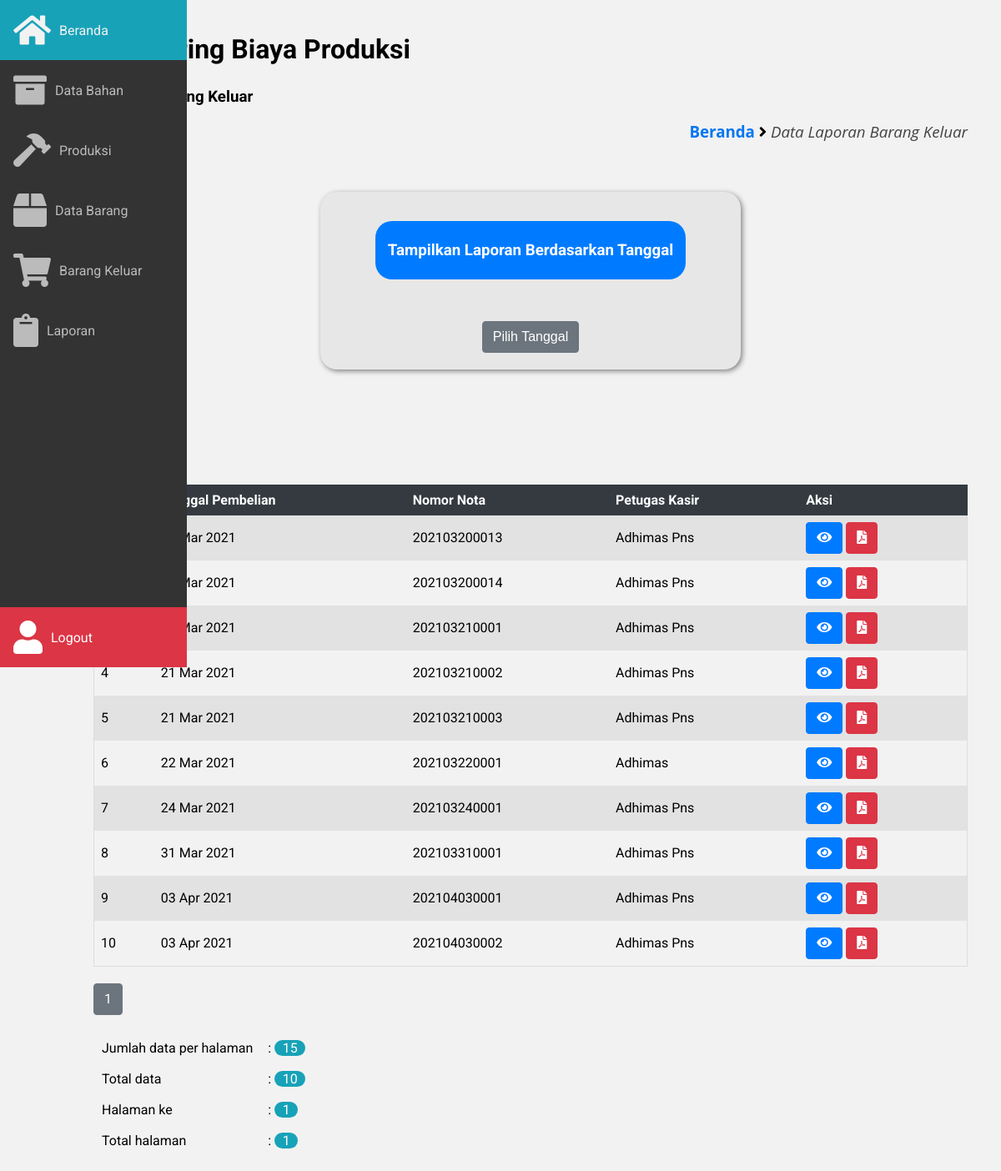
/frontend/laporan/index.php (signed in), run on the app's committed database.
### tables this page shows
CREATE TABLE `laporan_brg_keluar` (
  `id_laporan` int(11) NOT NULL,
  `tgl_laporan` date NOT NULL,
  `nomor_transaksi` varchar(20) NOT NULL,
  `omzet` int(20) NOT NULL,
  `petugas_kasir` varchar(50) NOT NULL,
  `ket_laporan` text NOT NULL
);

### frontend/laporan/index.php (the view, shortened to what this page needs)
<!DOCTYPE html>
<html lang="pt-BR">
	<head>
		<link rel="stylesheet" href="https://pro.fontawesome.com/releases/v5.10.0/css/all.css"/>
		<link
			rel="stylesheet"
			href="https://cdn.materialdesignicons.com/4.9.95/css/materialdesignicons.min.css"
		/>
		<link rel="stylesheet" href="../../assets/css/main.css" />
		<link rel="stylesheet" href="../../assets/css/style.css" />
		<link rel="stylesheet" href="../../assets/css/sidebar.css" />
	</head>
	<body>
	<?php
		include '../../database/koneksi.php';
		include '../../frontend/layout/sidebar.php';
	?>
		<main class="main">
			<section>
				<h2>Monitoring Biaya Produksi</h2>
				<h3>Laporan Barang Keluar</h3>
				<div class="breadcrumb">
          <h3>
						<a href="../../beranda.php?page=beranda">Beranda</a> <i class="fa fa-angle-right"></i>
						<span class="akhir-link-breadcrumb">Data Laporan Barang Keluar</span>
					</h3>
				</div>
				<div class="container margin-bottom-100">
					<div class="baris baris-tengah">
            <div class="kolom-50">
              <div class="box-konten-radius padding-20 backgorund-e7">
                <center>
                  <div class="box-header-radius-80 background-biru teks-putih margin-bottom-50">
                    <h3>Tampilkan Laporan Berdasarkan Tanggal</h3>
                  </div>
                </center>
                <center>
                  <button id="myBtn" class="tmbl tmbl-abu-abu">Pilih Tanggal</button>
                </center>
              </div>
            </div>
            <div class="kolom-100 margin-top-50">
              <a target="blank" href="cetak_excel.php" class="tmbl tmbl-hijau margin-20-0">
              <i class="fa fa-file-excel"></i>
              </a>
              <div class="table-box">
                <table class="table-responsive">
                  <tr class="thead-dark">
                    <th>No</th>
                    <th>Tanggal Pembelian</th>
                    <th>Nomor Nota</th>
                    <th>Petugas Kasir</th>
                    <th>Aksi</th>
                  </tr>
                  <?php
										$halaman = 15;
										$page    = isset($_GET["halaman"]) ? (int)$_GET["halaman"] :1;
										$result  = mysqli_query($host, "SELECT * FROM laporan_brg_keluar");
										$total   = mysqli_num_rows($result);
										$pages   = ceil($total/$halaman);
                    $no                 = 1;
                    $sqlSelectLaporan   = "SELECT * FROM laporan_brg_keluar";
                    $querySelectLaporan = mysqli_query($host, $sqlSelectLaporan);
                    while ($dataLaporan = mysqli_fetch_assoc($querySelectLaporan)) {
                  ?>
                  <tr>
                    <td><?= $no++ ?></td>
                    <td><?= date('d M Y', strtotime($dataLaporan['tgl_laporan']))  ?></td>
                    <td><?= $dataLaporan['nomor_transaksi'] ?></td>
                    <td><?= $dataLaporan['petugas_kasir'] ?></td>
                    <td>
                      <a href="detail_laporan.php?Tr=<?= $dataLaporan['nomor_transaksi'] ?>&page=laporan" class="tmbl tmbl-biru">
                        <i class="fa fa-eye"></i>
                      </a>
                      <a target="blank" href="cetak_nota.php?Tr=<?php echo $dataLaporan['nomor_transaksi']?>" class="tmbl tmbl-merah">
                        <i class="fa fa-file-pdf"></i>
                      </a>
                    </td>
                  </tr>
                  <?php } ?>
                </table>
              </div>
              <div class="penomoran">
								<?php
									for ($i=1; $i <= $pages ; $i++) {
								?>
									<a href="?halaman=<?php echo $i; ?>&page=laporan" class="tmbl tmbl-abu-abu margin-20-0">
                    <?php echo $i; ?>
                  </a>
								<?php
									}
								?>
								<table style="margin-bottom: 50px;">
									<tr>
										<td>Jumlah data per halaman </td>
										<td>
											: <span class="lencana-radius lencana-info"><?php echo $halaman; ?></span>
										</td>
									</tr>
									<tr>
										<td>Total data</td>
										<td> : <span class="lencana-radius lencana-info"><?php echo $total; ?></span> </td>
									</tr>
									<tr>
										<td>Halaman ke</td>
										<td> : <span class="lencana-radius lencana-info"><?php echo $page; ?></span> </td>
									</tr>
									<tr>
										<td>Total halaman</td>
										<td> : <span class="lencana-radius lencana-info"><?php echo $pages; ?></span> </td>
									</tr>
								</table>
							</div>
            </div>
          </div>
				</div>
      </section>
		</main>
	</body>
</html>

### frontend/layout/sidebar.php (shortened to what this page needs)
<aside class="sidebar">
	<nav>
		<ul class="sidebar__nav">
			<li>
				<a href="/Monitoring/beranda.php?page=beranda" class="sidebar__nav__link <?php if($_GET['page'] == 'beranda'){  ?>sidebar-active <?php }?>">
					<i class="fa fa-home"></i>
				</a>
			</li>
			<li>
				<a href="/Monitoring/frontend/bahan/index.php?page=bahan" class="sidebar__nav__link <?php if($_GET['page'] == 'bahan'){  ?>sidebar-active <?php } ?>">
					<i class="fas fa-archive"></i>
				</a>
			</li>
			<li>
				<a href="/Monitoring/frontend/produksi/index.php?page=produksi" class="sidebar__nav__link <?php if($_GET['page'] == 'produksi'){  ?>sidebar-active <?php } ?>">
					<i class="fas fa-hammer"></i>
				</a>
			</li>
			<li>
				<a href="/Monitoring/frontend/data_barang/index.php?page=databarang" class="sidebar__nav__link <?php if($_GET['page'] == 'databarang'){  ?>sidebar-active <?php } ?>">
					<i class="fas fa-box"></i>
				</a>
			</li>
			<li>
				<a href="/Monitoring/frontend/barang_keluar/index.php?page=barangkeluar" class="sidebar__nav__link <?php if($_GET['page'] == 'barangkeluar'){  ?>sidebar-active <?php } ?>">
					<i class="fas fa-shopping-cart"></i>
				</a>
			</li>
			<li>
				<a href="/Monitoring/frontend/laporan/index.php?page=laporan" class="sidebar__nav__link <?php if($_GET['page'] == 'laporan'){  ?>sidebar-active <?php } ?>">
					<i class="fas fa-clipboard"></i>
				</a>
			</li>
			<li>
				<a onclick="return confirm('Anda yakin ingin logout ?')" href="/Monitoring/backend/login/logout.php" class="sidebar__nav__link link-lgout">
					<i class="fas fa-user"></i>
				</a>
			</li>
		</ul>
	</nav>
</aside>

### assets/css/main.css (style rules this page uses)
:root { --sidebar-width: 4.5em; }
body { margin: 0; padding: 0; font-family: 'Roboto'; }
* { outline: none; box-sizing: border-box; }
.main { margin-left: auto; margin-right: auto; max-width: 100%; padding: 1.5em 1.5em; }
.main h2 { font-size: 2em; margin-top: 0px; }
@media (min-width: 572px) { .main { margin-left: var(--sidebar-width); } }
@media (min-width: 992px) { .main { padding: 2.5em; } }

### assets/css/style.css (style rules this page uses)
body { background-color: #f2f2f2; }
.breadcrumb { text-align: right; font-family: open sans; margin-bottom: 50px; }
.akhir-link-breadcrumb { font-weight: 400; font-style: italic; color: #444; }
.breadcrumb a { color: #0376f0; }
.table-box { overflow-x:auto !important; }
.table-responsive { border-collapse: collapse; border-spacing: 0; width: 100%; border: 1px solid #ddd; }
.table-responsive .thead-dark { background-color: #343a40 !important; border: 1px solid #343a40; color: #ffffff; }
.table-responsive, th, td { text-align: left; padding: 8px; }
.table-responsive tr:nth-child(even) { background-color: #e2e2e2 !important }
.tmbl { display: inline-block; font-weight: 400; color: #212529; text-align: center; vertical-align: middle; cursor: pointer; -webkit-user-select: none; -moz-user-select: none; -ms-user-select: none; user-select: none; background-color: transparent; border: 1px solid transparent; padding: 0.375rem 0.75rem; font-size: 1rem; line-height: 1.5; border-radius: 0.25rem; transition: color 0.15s ease-in-out, background-color 0.15s ease-in-out, border-color 0.15s ease-in-out, box-shadow 0.15s ease-in-out; }
.tmbl-biru { color: #fff; background-color: #007bff; border-color: #007bff; }
.tmbl-hijau { color: #fff; background-color: #28a745; border-color: #28a745; }
.tmbl-abu-abu { color: #fff; background-color: #6c757d; border-color: #6c757d; }
.tmbl-merah { color: #fff; background-color: #dc3545; border-color: #dc3545; }
.background-biru { background-color: #007bff !important; }
.backgorund-e7 { background-color: #e7e7e7 !important; }
.teks-putih { color: #ffffff !important; }
.lencana-info { color: #fff; background-color: #17a2b8; }
.lencana-radius { padding-right: 0.6em; padding-left: 0.6em; border-radius: 10rem; }
.box-konten-radius { width: 100%; height: auto; border-radius: 20px; overflow: hidden; box-shadow: 2px 2px 6px grey; }
.box-header-radius-80 { width: 80%; margin-top: 15px; background-color: white; border-radius: 20px; padding: 5px; }
a { text-decoration: none; }
.container { width: 100%; padding-right: 15px; padding-left: 15px; margin-right: auto; margin-left: auto; }
.baris { display: -ms-flexbox; display: flex; -ms-flex-wrap: wrap; flex-wrap: wrap; margin-right: -15px; margin-left: -15px; }
.baris-tengah { -ms-flex-pack: center !important; justify-content: center !important; }
.margin-20-0 { margin: 20px 0; }
.margin-bottom-100 { margin-bottom: 100px !important; }
.margin-top-50 { margin-top: 50px !important; }
.margin-bottom-50 { margin-bottom: 50px !important; }
.padding-20 { padding: 20px !important; }
@media screen and (min-width: 400px) { .container { max-width: 400px; } }
@media screen and (min-width: 400px) { .kolom-100 { width: 100% !important; } }
@media screen and (min-width: 400px) { .kolom-50 { padding: 10px; width: 100% !important; } }
@media screen and (min-width: 400px) { .margin-bottom-50 { margin-bottom: 50px !important; } }
@media (min-width: 576px) { .container { max-width: 540px; } }
@media (min-width: 768px) { .container { max-width: 720px; } }
@media (min-width: 992px) { .container { max-width: 960px; } }
@media (min-width: 1200px) { .container { max-width: 1140px; } }
@media (min-width: 1200px) { .kolom-100 { width: 100% !important; } }
@media (min-width: 1200px) { .kolom-50 { padding: 10px; width: 50% !important; } }

### data on the page
laporan_brg_keluar: tgl_laporan "20 Mar 2021", nomor_transaksi "202103200013", petugas_kasir "Adhimas Pns"
laporan_brg_keluar: tgl_laporan "20 Mar 2021", nomor_transaksi "202103200014", petugas_kasir "Adhimas Pns"
laporan_brg_keluar: tgl_laporan "21 Mar 2021", nomor_transaksi "202103210001", petugas_kasir "Adhimas Pns"
laporan_brg_keluar: tgl_laporan "21 Mar 2021", nomor_transaksi "202103210002", petugas_kasir "Adhimas Pns"
laporan_brg_keluar: tgl_laporan "21 Mar 2021", nomor_transaksi "202103210003", petugas_kasir "Adhimas Pns"
laporan_brg_keluar: tgl_laporan "22 Mar 2021", nomor_transaksi "202103220001", petugas_kasir "Adhimas"
laporan_brg_keluar: tgl_laporan "24 Mar 2021", nomor_transaksi "202103240001", petugas_kasir "Adhimas Pns"
laporan_brg_keluar: tgl_laporan "31 Mar 2021", nomor_transaksi "202103310001", petugas_kasir "Adhimas Pns"
laporan_brg_keluar: tgl_laporan "03 Apr 2021", nomor_transaksi "202104030001", petugas_kasir "Adhimas Pns"
laporan_brg_keluar: tgl_laporan "03 Apr 2021", nomor_transaksi "202104030002", petugas_kasir "Adhimas Pns"

### other printed values
$halaman "15"
$total "10"
$page "1"
$pages "1"
